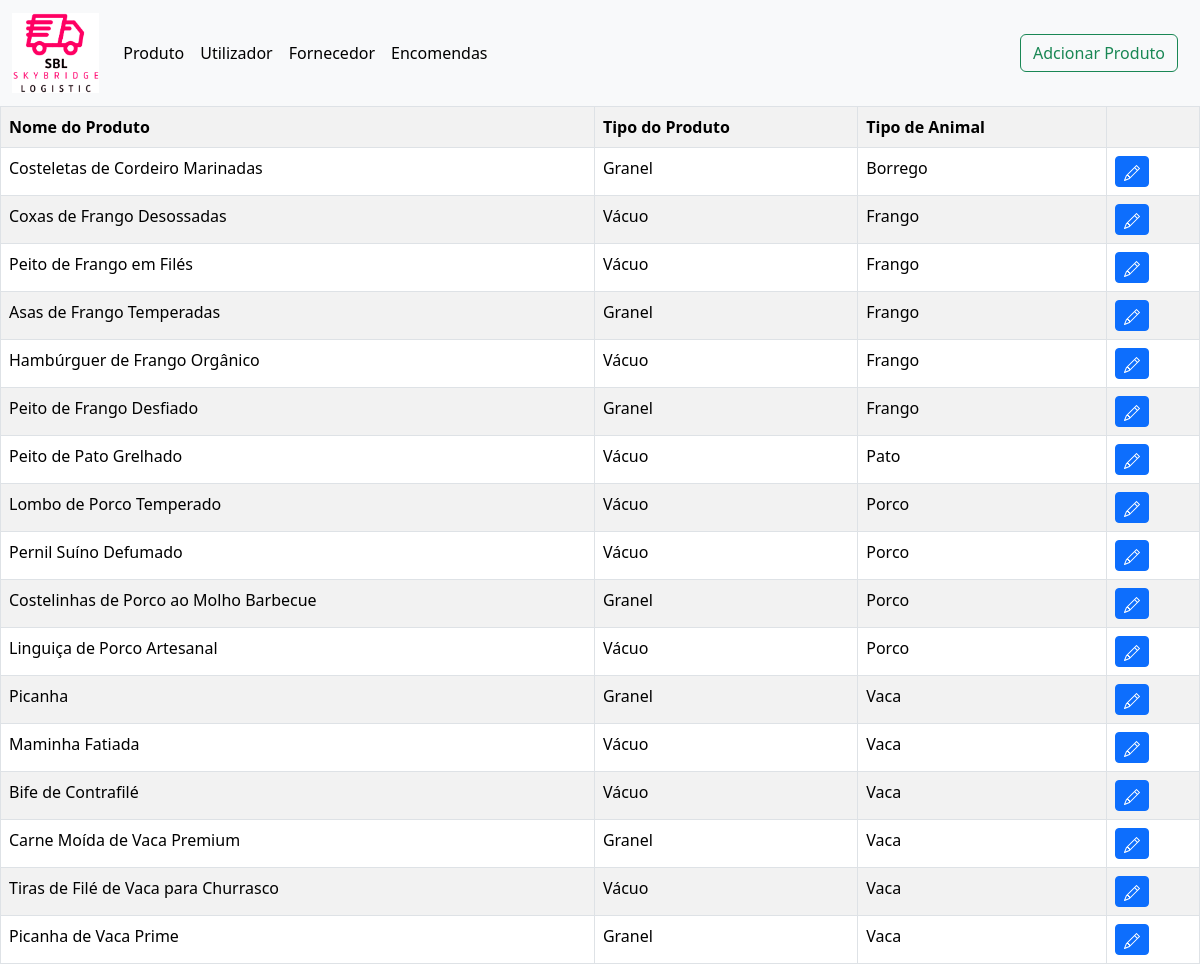
Page /php/planeamento/produto/supervisor_planeamento_produto.php on the committed database.
### tables this page shows
CREATE TABLE `produtos` (
  `idProduto` int NOT NULL AUTO_INCREMENT,
  `nome` varchar(50) NOT NULL,
  `tipoProduto` varchar(50) NOT NULL,
  `tipoAnimal` varchar(50) NOT NULL,
  PRIMARY KEY (`idProduto`)
);

### php/ligaBD.php (called while the page is built, shortened)
<?php
function liga()
{
    $servername = 'localhost';
    $user = 'root';
    $pass = 'admin';
    $bd = 'projeto_programacao';
    $liga = mysqli_connect($servername, $user, $pass, $bd);
    if ($liga) {
        return $liga;
    } else {
        echo "<script>alert('Erro ao tentar ligar à base de dados!')</script>";
        return null;
    }
}
function mostraDados($query)
{
    $liga = liga();
    return $resultado = mysqli_query($liga, $query);
}

### php/planeamento/produto/supervisor_planeamento_produto.php (the view, shortened to what this page needs)
<!DOCTYPE html>
<html lang="pt-br">
<head>
</head>
<body>
    <?php include"cabecalho_produto.php"?>
    <div class=" table-resposive">
        <table class=" table table-striped table-hover table-bordered">
            <tr>
                <Th>Nome do Produto</Th>
                <Th>Tipo do Produto</Th>
                <Th>Tipo de Animal</Th>
                <th></th>
            </tr>
            <?php
            include '../../ligaBD.php';
            $query = "SELECT * FROM produtos ORDER BY tipoAnimal";
            $sql_query = mostraDados($query) or die("Falha na execução do código SQL");
            while ($rows = mysqli_fetch_assoc($sql_query)) {
                echo "<tr><td>" . $rows['nome'] . "</td>";
                echo "<td>" . $rows['tipoProduto'] . "</td>";
                echo "<td>" . $rows['tipoAnimal'] . "</td>";
                echo "<td> <a class=' btn btn-primary btn-sm' href='edita_produto.php?idProduto=" . $rows['idProduto'] . " '>
                <svg xmlns='http://www.w3.org/2000/svg' width='16' height='16' fill='currentColor'
                        class='bi bi-pencil' viewBox='0 0 16 16'>
                        <path
                            d='M12.146.146a.5.5 0 0 1 .708 0l3 3a.5.5 0 0 1 0 .708l-10 10a.5.5 0 0 1-.168.11l-5 2a.5.5 0 0 1-.65-.65l2-5a.5.5 0 0 1 .11-.168l10-10zM11.207 2.5 13.5 4.793 14.793 3.5 12.5 1.207zm1.586 3L10.5 3.207 4 9.707V10h.5a.5.5 0 0 1 .5.5v.5h.5a.5.5 0 0 1 .5.5v.5h.293zm-9.761 5.175-.106.106-1.528 3.821 3.821-1.528.106-.106A.5.5 0 0 1 5 12.5V12h-.5a.5.5 0 0 1-.5-.5V11h-.5a.5.5 0 0 1-.468-.325z' />
                    </svg>
                </a>
                      </td></tr>  ";
            }
        ?>
        </table>
    </div>
</body>
</html>

### php/planeamento/produto/cabecalho_produto.php (shortened to what this page needs)
<!DOCTYPE html>
<html lang="pt-br">
<head>
    <link rel="stylesheet" href="../../../css/style_cabecalho_rodape.css">
    <link href="https://cdn.jsdelivr.net/npm/bootstrap@5.3.2/dist/css/bootstrap.min.css" rel="stylesheet"
>
</head>
<body>
    <nav class="navbar navbar-expand-lg bg-body-tertiary">
        <div class="container-fluid">
            <a class="navbar-brand" href="#"><img src="../../../img/logo4.png" alt="Logo" height="80"></a>
            <div class="collapse navbar-collapse" id="navbarSupportedContent">
                <ul class="navbar-nav me-auto mb-2 mb-lg-0">
                    <li class="nav-item">
                        <a class="nav-link active" aria-current="page"
                            href="supervisor_planeamento_produto.php">Produto</a>
                    </li>
                    <li class="nav-item">
                        <a class="nav-link active" href="../utilizador/home_supervisor_planeamento.php">Utilizador</a>
                    </li>
                    <li class="nav-item">
                        <a class="nav-link active" href="../fornecedor/home_fornecedor.php">Fornecedor</a>
                    </li>
                    <li class="nav-item">
                        <a class="nav-link active" href="../encomendas/home_encomendas.php">Encomendas</a>
                    </li>
                </ul>
                <a href="formulario_produto.php" class="btn btn-outline-success" style="margin-right: 10px;">Adcionar
                    Produto</a>
            </div>
    </nav>
</body>
</html>

### css/style_cabecalho_rodape.css (style rules this page uses)
.navbar { background-color: #ffffff; padding: 15px 0; }
.navbar-brand { color: #343a40; font-weight: bold; }
.navbar-nav .nav-link { color: #343a40; }
.navbar-nav .nav-link.active { color: #007bff; }

### rows in the picture
produtos: nome "Costeletas de Cordeiro Marinadas", tipoProduto "Granel", tipoAnimal "Borrego"
produtos: nome "Coxas de Frango Desossadas", tipoProduto "Vácuo", tipoAnimal "Frango"
produtos: nome "Peito de Frango em Filés", tipoProduto "Vácuo", tipoAnimal "Frango"
produtos: nome "Asas de Frango Temperadas", tipoProduto "Granel", tipoAnimal "Frango"
produtos: nome "Hambúrguer de Frango Orgânico", tipoProduto "Vácuo", tipoAnimal "Frango"
produtos: nome "Peito de Frango Desfiado", tipoProduto "Granel", tipoAnimal "Frango"
produtos: nome "Peito de Pato Grelhado", tipoProduto "Vácuo", tipoAnimal "Pato"
produtos: nome "Lombo de Porco Temperado", tipoProduto "Vácuo", tipoAnimal "Porco"
produtos: nome "Pernil Suíno Defumado", tipoProduto "Vácuo", tipoAnimal "Porco"
produtos: nome "Costelinhas de Porco ao Molho Barbecue", tipoProduto "Granel", tipoAnimal "Porco"
produtos: nome "Linguiça de Porco Artesanal", tipoProduto "Vácuo", tipoAnimal "Porco"
produtos: nome "Picanha", tipoProduto "Granel", tipoAnimal "Vaca"
produtos: nome "Maminha Fatiada", tipoProduto "Vácuo", tipoAnimal "Vaca"
produtos: nome "Bife de Contrafilé", tipoProduto "Vácuo", tipoAnimal "Vaca"
produtos: nome "Carne Moída de Vaca Premium", tipoProduto "Granel", tipoAnimal "Vaca"
produtos: nome "Tiras de Filé de Vaca para Churrasco", tipoProduto "Vácuo", tipoAnimal "Vaca"
produtos: nome "Picanha de Vaca Prime", tipoProduto "Granel", tipoAnimal "Vaca"
